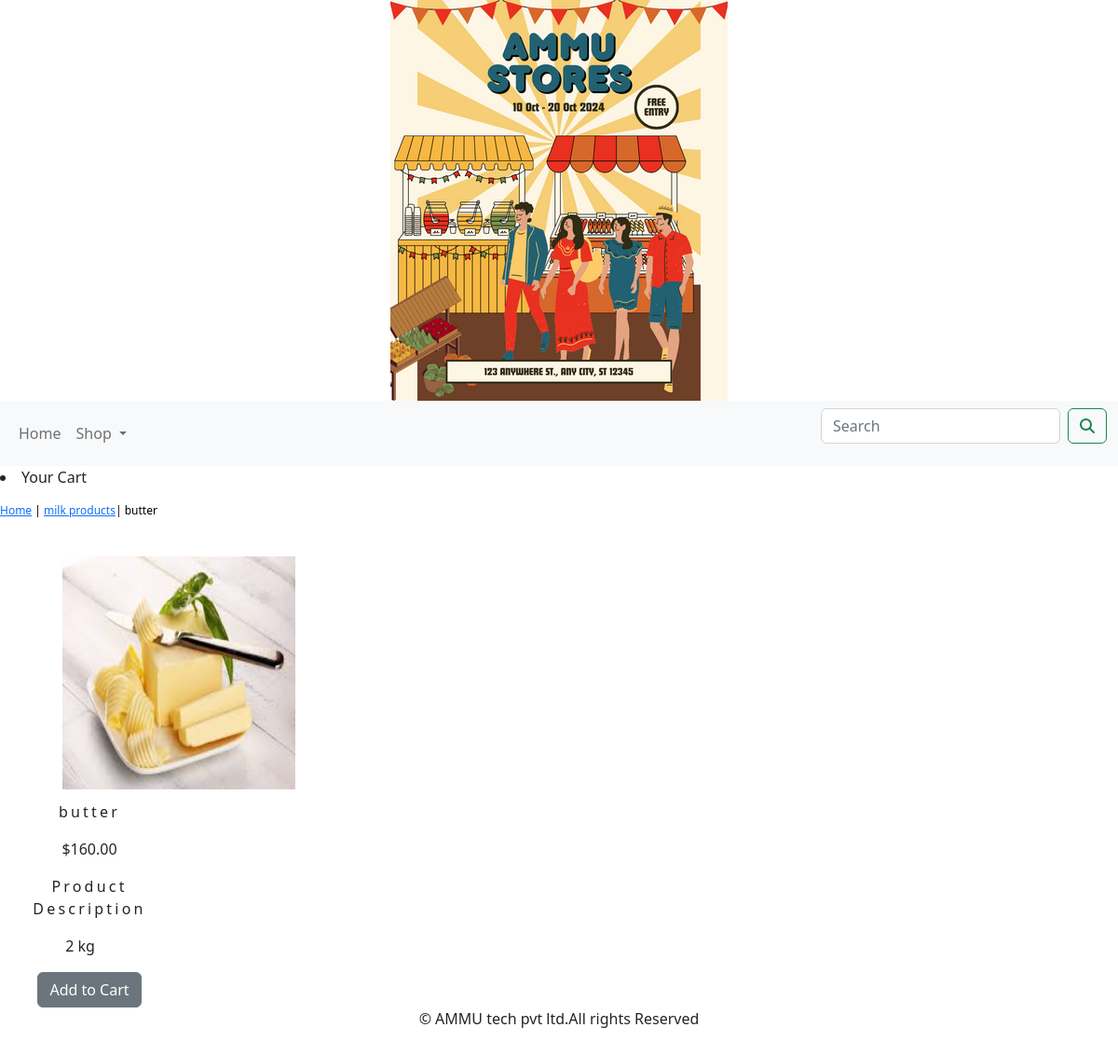
The page /milk-products/butter/ on the database its author committed.
### shop/models.py (models this page shows, shortened)
class Product(models.Model):
    name=models.CharField(max_length=250,unique=True)
    slug=models.SlugField(max_length=250,unique=True)
    description=models.TextField(blank=True)
    price=models.DecimalField(max_digits=10,decimal_places=2)
    category=models.ForeignKey(Category,on_delete=models.CASCADE)
    image = models.ImageField(upload_to='product',blank=True)
    stock=models.IntegerField()
    available=models.BooleanField(default=True)
    created=models.DateTimeField(auto_now_add=True)
    updated=models.DateTimeField(auto_now=True)
    class Meta:
        ordering=('name',)
        verbose_name='product'
        verbose_name_plural='products'

class Category(models.Model):
    name=models.CharField(max_length=250,unique=True)
    slug=models.SlugField(max_length=250,unique=True)
    description=models.TextField(blank=True)
    image=models.ImageField(upload_to='category',blank=True)
    class Meta:
        ordering=('name',)
        verbose_name='category'
        verbose_name_plural='categories'
    def get_url(self):
        return reverse('shop:products_by_category',args=[self.slug])
    def __str__(self):
        return '{}'.format(self.name)

### shop/views.py (the view)
# urls.py: path('<slug:c_slug>/<slug:product_slug>/', views.proDetail, name='prodCatdetail'),
def proDetail(request,c_slug,product_slug):
    try:
        product=Product.objects.get(category__slug=c_slug,slug=product_slug)
    except Exception as e:
        raise e
    return render(request,'product.html',{'product':product})

### cart/context_processors.py (called while the page is built)
def counter(request, cart_item=None):
    item_count =0
    if 'admin' in request.path:
        return {}
    else:
        try:
            cart =Cart.objects.filter(cart_id=_cart_id(request))
            car_items =CartItem.objects.all().filter(cart=cart[:1])
            for cart_item in car_items:
                item_count += cart_item.quantity
        except Cart.DoesNotExist:
            item_count=0
    return dict(item_count=item_count)

### cart/views.py (called while the page is built)
def _cart_id(request):
    cart=request.session.session_key
    if not cart:
        cart=request.session.create()
    return cart

### shop/context_processors.py (called while the page is built)
def menu_links(request):
    links=Category.objects.all()
    return dict(links=links)

### templates/product.html (shortened to what this page needs)
{% extends 'base.html' %}
{% load static %}
{% block content %}
<div class="row my_prod_row_class">
    <div class="mx_auto">
        <p><a href="{% url 'shop:allProdCat' %}">Home</a> | <a href="{{product.category.get_url}}">{{product.category}}</a>| {{product.name}}</p>
    </div>
<div class="container">
    <br>
    <div class="row">
<div class="col-lg-4 text-center">
        <div style="min-width:18rem">
           <img src="{{product.image.url}}" width="250" height="250" alt="{{product.name}}">
        </div>
    <div>
<div>
        <div class="col-lg-6">
            <div>
          <h1 class="my_prod_title">{{product.name}}</h1>
            <p>${{product.price}}</p>
            <p class="my_title"> Product Description</p>
             <p class="text-justify my_prod_text">{{product.description}}</p>
            {% if product.stock <= 0 %}
            <p class="text-justify my_prod_text"><b>Out of stock</b></p>
            {% else %}
            <a class="btn btn-secondary" href="{% url 'cart:add_cart' product.id %}">Add to Cart</a>
            {% endif %}
        </div>
        </div>
</div>
    </div>
{% endblock %}

### static/css/custom.css (style rules this page uses)
.my_title { font-size:16px; text_transform:uppercase; letter-spacing:.2em; }
.my_prod_row_class { padding-top:15px; padding-bottom:20px }
.my_prod_row_class .mx_auto { color:#000; font-size:12px; text-decoration:none; }
.my_prod_title { font-size:16px; text_transform:uppercase; letter-spacing:.2em; padding-top:15px; padding-bottom:10px; }
.my_prod_text { padding-right:20px; }

### rows shown on the page
Product: category "milk products", name "butter", image (picture), price "160.00", description "2 kg"
